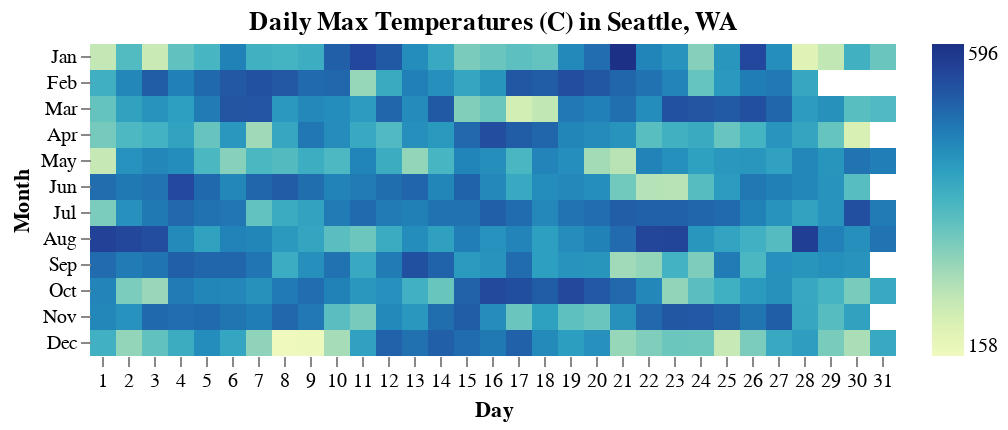

Notebook cell for this chart:
### Code cell
alt.Chart(df_emis_avg[df_emis_avg['name']=='DE'], title="Daily Max Temperatures (C) in Seattle, WA").mark_rect().encode(
    alt.X("date(date):O").title("Day").axis(format="%e", labelAngle=0),
    alt.Y("month(date):O").title("Month"),
    alt.Color("value").title(None),
    tooltip=[
        alt.Tooltip("monthdate(date)", title="Date"),
        alt.Tooltip("value", title="Max Temp"),
    ],
).configure_view(
    step=13,
    strokeWidth=0
).configure_axis(
    domain=False)

### Figure 1 — Vega-Lite specification as saved in the notebook (floating-point values rounded to 4 significant figures; data arrays with more than 128 entries replaced by an {"elided": "..."} marker saying what was removed)
{"config": {"view": {"continuousWidth": 300, "continuousHeight": 300, "step": 13, "strokeWidth": 0}, "axis": {"domain": false}}, "data": {"name": "data-e14ef0cc3a53dd114e3a06d1ca0da1a6"}, "mark": {"type": "rect"}, "encoding": {"color": {"field": "value", "title": null, "type": "quantitative"}, "tooltip": [{"field": "date", "timeUnit": "monthdate", "title": "Date", "type": "temporal"}, {"field": "value", "title": "Max Temp", "type": "quantitative"}], "x": {"axis": {"format": "%e", "labelAngle": 0}, "field": "date", "timeUnit": "date", "title": "Day", "type": "ordinal"}, "y": {"field": "date", "timeUnit": "month", "title": "Month", "type": "ordinal"}}, "title": "Daily Max Temperatures (C) in Seattle, WA", "$schema": "https://vega.github.io/schema/vega-lite/v5.20.1.json", "datasets": {"data-e14ef0cc3a53dd114e3a06d1ca0da1a6": {"elided": "365 records"}}}
